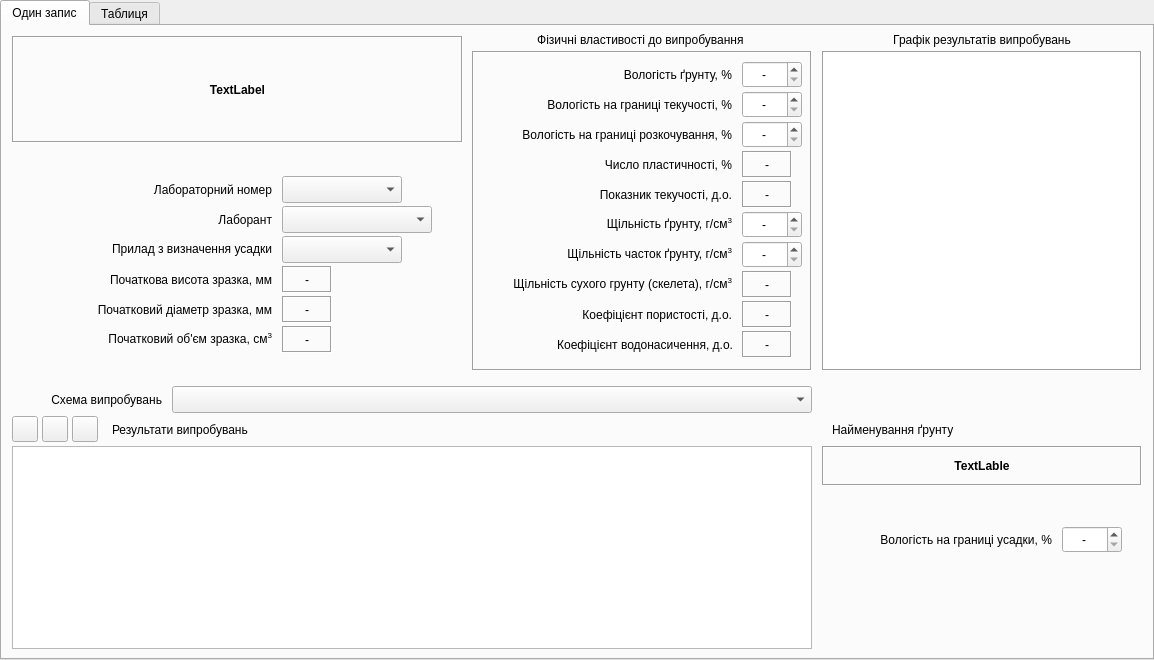
<?xml version="1.0" encoding="UTF-8"?>
<ui version="4.0">
 <class>Usadka_win</class>
 <widget class="QTabWidget" name="Usadka_win">
  <property name="geometry">
   <rect>
    <x>0</x>
    <y>0</y>
    <width>1154</width>
    <height>660</height>
   </rect>
  </property>
  <property name="windowTitle">
   <string>Результати випробувань з визначення характеристик усадки грунту</string>
  </property>
  <property name="windowIcon">
   <iconset>
    <normaloff>../icons/16x16/applications-engineering.png</normaloff>../icons/16x16/applications-engineering.png</iconset>
  </property>
  <property name="locale">
   <locale language="Ukrainian" country="Ukraine"/>
  </property>
  <property name="currentIndex">
   <number>0</number>
  </property>
  <property name="tabsClosable">
   <bool>false</bool>
  </property>
  <property name="movable">
   <bool>false</bool>
  </property>
  <widget class="QWidget" name="tab">
   <attribute name="title">
    <string>Один запис</string>
   </attribute>
   <widget class="QLabel" name="label">
    <property name="enabled">
     <bool>true</bool>
    </property>
    <property name="geometry">
     <rect>
      <x>10</x>
      <y>10</y>
      <width>451</width>
      <height>107</height>
     </rect>
    </property>
    <property name="font">
     <font>
      <weight>75</weight>
      <bold>true</bold>
     </font>
    </property>
    <property name="frameShape">
     <enum>QFrame::Box</enum>
    </property>
    <property name="frameShadow">
     <enum>QFrame::Sunken</enum>
    </property>
    <property name="text">
     <string>TextLabel</string>
    </property>
    <property name="alignment">
     <set>Qt::AlignCenter</set>
    </property>
    <property name="wordWrap">
     <bool>true</bool>
    </property>
   </widget>
   <widget class="QLabel" name="label_19">
    <property name="geometry">
     <rect>
      <x>110</x>
      <y>390</y>
      <width>171</width>
      <height>27</height>
     </rect>
    </property>
    <property name="text">
     <string>Результати випробувань</string>
    </property>
    <property name="alignment">
     <set>Qt::AlignLeading|Qt::AlignLeft|Qt::AlignVCenter</set>
    </property>
   </widget>
   <widget class="QLabel" name="label_20">
    <property name="geometry">
     <rect>
      <x>10</x>
      <y>150</y>
      <width>260</width>
      <height>27</height>
     </rect>
    </property>
    <property name="sizePolicy">
     <sizepolicy hsizetype="Preferred" vsizetype="Preferred">
      <horstretch>0</horstretch>
      <verstretch>0</verstretch>
     </sizepolicy>
    </property>
    <property name="text">
     <string>Лабораторний номер</string>
    </property>
    <property name="alignment">
     <set>Qt::AlignRight|Qt::AlignTrailing|Qt::AlignVCenter</set>
    </property>
   </widget>
   <widget class="QComboBox" name="comboBox">
    <property name="geometry">
     <rect>
      <x>280</x>
      <y>150</y>
      <width>120</width>
      <height>27</height>
     </rect>
    </property>
   </widget>
   <widget class="QFrame" name="frame_3">
    <property name="geometry">
     <rect>
      <x>470</x>
      <y>25</y>
      <width>340</width>
      <height>320</height>
     </rect>
    </property>
    <property name="frameShape">
     <enum>QFrame::Box</enum>
    </property>
    <property name="frameShadow">
     <enum>QFrame::Sunken</enum>
    </property>
    <widget class="QLabel" name="label_11">
     <property name="geometry">
      <rect>
       <x>270</x>
       <y>220</y>
       <width>50</width>
       <height>27</height>
      </rect>
     </property>
     <property name="font">
      <font>
       <weight>50</weight>
       <bold>false</bold>
      </font>
     </property>
     <property name="frameShape">
      <enum>QFrame::Box</enum>
     </property>
     <property name="frameShadow">
      <enum>QFrame::Sunken</enum>
     </property>
     <property name="text">
      <string>-</string>
     </property>
     <property name="alignment">
      <set>Qt::AlignCenter</set>
     </property>
     <property name="margin">
      <number>0</number>
     </property>
     <property name="indent">
      <number>-1</number>
     </property>
    </widget>
    <widget class="QLabel" name="label_23">
     <property name="geometry">
      <rect>
       <x>10</x>
       <y>250</y>
       <width>250</width>
       <height>27</height>
      </rect>
     </property>
     <property name="text">
      <string>Коефіцієнт пористості, д.о.</string>
     </property>
     <property name="alignment">
      <set>Qt::AlignRight|Qt::AlignTrailing|Qt::AlignVCenter</set>
     </property>
     <property name="wordWrap">
      <bool>true</bool>
     </property>
    </widget>
    <widget class="QLabel" name="label_27">
     <property name="geometry">
      <rect>
       <x>10</x>
       <y>220</y>
       <width>250</width>
       <height>27</height>
      </rect>
     </property>
     <property name="text">
      <string>&lt;html&gt;&lt;head/&gt;&lt;body&gt;&lt;p&gt;Щiльнiсть сухого грунту (скелета), г/см&lt;span style=&quot; vertical-align:super;&quot;&gt;3&lt;/span&gt;&lt;/p&gt;&lt;/body&gt;&lt;/html&gt;</string>
     </property>
     <property name="alignment">
      <set>Qt::AlignRight|Qt::AlignTrailing|Qt::AlignVCenter</set>
     </property>
     <property name="wordWrap">
      <bool>true</bool>
     </property>
    </widget>
    <widget class="QLabel" name="label_12">
     <property name="geometry">
      <rect>
       <x>270</x>
       <y>250</y>
       <width>50</width>
       <height>27</height>
      </rect>
     </property>
     <property name="font">
      <font>
       <weight>50</weight>
       <bold>false</bold>
      </font>
     </property>
     <property name="frameShape">
      <enum>QFrame::Box</enum>
     </property>
     <property name="frameShadow">
      <enum>QFrame::Sunken</enum>
     </property>
     <property name="text">
      <string>-</string>
     </property>
     <property name="alignment">
      <set>Qt::AlignCenter</set>
     </property>
     <property name="margin">
      <number>0</number>
     </property>
     <property name="indent">
      <number>-1</number>
     </property>
    </widget>
    <widget class="QDoubleSpinBox" name="doubleSpinBox_3">
     <property name="geometry">
      <rect>
       <x>270</x>
       <y>70</y>
       <width>60</width>
       <height>27</height>
      </rect>
     </property>
     <property name="alignment">
      <set>Qt::AlignCenter</set>
     </property>
     <property name="specialValueText">
      <string>-</string>
     </property>
     <property name="decimals">
      <number>1</number>
     </property>
     <property name="maximum">
      <double>999.000000000000000</double>
     </property>
     <property name="singleStep">
      <double>0.100000000000000</double>
     </property>
    </widget>
    <widget class="QLabel" name="label_3">
     <property name="geometry">
      <rect>
       <x>10</x>
       <y>10</y>
       <width>250</width>
       <height>27</height>
      </rect>
     </property>
     <property name="text">
      <string>Вологість ґрунту, %</string>
     </property>
     <property name="alignment">
      <set>Qt::AlignRight|Qt::AlignTrailing|Qt::AlignVCenter</set>
     </property>
    </widget>
    <widget class="QDoubleSpinBox" name="doubleSpinBox">
     <property name="geometry">
      <rect>
       <x>270</x>
       <y>10</y>
       <width>60</width>
       <height>27</height>
      </rect>
     </property>
     <property name="wrapping">
      <bool>false</bool>
     </property>
     <property name="alignment">
      <set>Qt::AlignCenter</set>
     </property>
     <property name="specialValueText">
      <string>-</string>
     </property>
     <property name="decimals">
      <number>1</number>
     </property>
     <property name="maximum">
      <double>999.000000000000000</double>
     </property>
     <property name="singleStep">
      <double>0.100000000000000</double>
     </property>
     <property name="value">
      <double>0.000000000000000</double>
     </property>
    </widget>
    <widget class="QDoubleSpinBox" name="doubleSpinBox_2">
     <property name="geometry">
      <rect>
       <x>270</x>
       <y>40</y>
       <width>60</width>
       <height>27</height>
      </rect>
     </property>
     <property name="alignment">
      <set>Qt::AlignCenter</set>
     </property>
     <property name="specialValueText">
      <string>-</string>
     </property>
     <property name="decimals">
      <number>1</number>
     </property>
     <property name="maximum">
      <double>999.000000000000000</double>
     </property>
     <property name="singleStep">
      <double>0.100000000000000</double>
     </property>
    </widget>
    <widget class="QLabel" name="label_6">
     <property name="geometry">
      <rect>
       <x>10</x>
       <y>40</y>
       <width>250</width>
       <height>27</height>
      </rect>
     </property>
     <property name="text">
      <string>Вологість на границi текучостi, %</string>
     </property>
     <property name="alignment">
      <set>Qt::AlignRight|Qt::AlignTrailing|Qt::AlignVCenter</set>
     </property>
    </widget>
    <widget class="QLabel" name="label_7">
     <property name="geometry">
      <rect>
       <x>10</x>
       <y>70</y>
       <width>250</width>
       <height>27</height>
      </rect>
     </property>
     <property name="text">
      <string>Вологість на границi розкочування, %</string>
     </property>
     <property name="alignment">
      <set>Qt::AlignRight|Qt::AlignTrailing|Qt::AlignVCenter</set>
     </property>
    </widget>
    <widget class="QDoubleSpinBox" name="doubleSpinBox_5">
     <property name="geometry">
      <rect>
       <x>270</x>
       <y>190</y>
       <width>60</width>
       <height>27</height>
      </rect>
     </property>
     <property name="alignment">
      <set>Qt::AlignCenter</set>
     </property>
     <property name="specialValueText">
      <string>-</string>
     </property>
     <property name="maximum">
      <double>5.000000000000000</double>
     </property>
     <property name="singleStep">
      <double>0.010000000000000</double>
     </property>
    </widget>
    <widget class="QLabel" name="label_4">
     <property name="geometry">
      <rect>
       <x>10</x>
       <y>160</y>
       <width>250</width>
       <height>27</height>
      </rect>
     </property>
     <property name="text">
      <string>&lt;html&gt;&lt;head/&gt;&lt;body&gt;&lt;p&gt;Щільність ґрунту, г/см&lt;span style=&quot; vertical-align:super;&quot;&gt;3&lt;/span&gt;&lt;/p&gt;&lt;/body&gt;&lt;/html&gt;</string>
     </property>
     <property name="alignment">
      <set>Qt::AlignRight|Qt::AlignTrailing|Qt::AlignVCenter</set>
     </property>
    </widget>
    <widget class="QLabel" name="label_5">
     <property name="geometry">
      <rect>
       <x>10</x>
       <y>190</y>
       <width>250</width>
       <height>27</height>
      </rect>
     </property>
     <property name="text">
      <string>&lt;html&gt;&lt;head/&gt;&lt;body&gt;&lt;p&gt;Щiльнiсть часток ґрунту, г/см&lt;span style=&quot; vertical-align:super;&quot;&gt;3&lt;/span&gt;&lt;/p&gt;&lt;/body&gt;&lt;/html&gt;</string>
     </property>
     <property name="alignment">
      <set>Qt::AlignRight|Qt::AlignTrailing|Qt::AlignVCenter</set>
     </property>
    </widget>
    <widget class="QDoubleSpinBox" name="doubleSpinBox_4">
     <property name="geometry">
      <rect>
       <x>270</x>
       <y>160</y>
       <width>60</width>
       <height>27</height>
      </rect>
     </property>
     <property name="alignment">
      <set>Qt::AlignCenter</set>
     </property>
     <property name="specialValueText">
      <string>-</string>
     </property>
     <property name="maximum">
      <double>5.000000000000000</double>
     </property>
     <property name="singleStep">
      <double>0.010000000000000</double>
     </property>
    </widget>
    <widget class="QLabel" name="label_10">
     <property name="geometry">
      <rect>
       <x>270</x>
       <y>130</y>
       <width>50</width>
       <height>27</height>
      </rect>
     </property>
     <property name="font">
      <font>
       <weight>50</weight>
       <bold>false</bold>
      </font>
     </property>
     <property name="frameShape">
      <enum>QFrame::Box</enum>
     </property>
     <property name="frameShadow">
      <enum>QFrame::Sunken</enum>
     </property>
     <property name="text">
      <string>-</string>
     </property>
     <property name="alignment">
      <set>Qt::AlignCenter</set>
     </property>
     <property name="margin">
      <number>0</number>
     </property>
     <property name="indent">
      <number>-1</number>
     </property>
    </widget>
    <widget class="QLabel" name="label_25">
     <property name="geometry">
      <rect>
       <x>10</x>
       <y>130</y>
       <width>250</width>
       <height>27</height>
      </rect>
     </property>
     <property name="text">
      <string>Показник текучостi, д.о.</string>
     </property>
     <property name="alignment">
      <set>Qt::AlignRight|Qt::AlignTrailing|Qt::AlignVCenter</set>
     </property>
     <property name="wordWrap">
      <bool>true</bool>
     </property>
    </widget>
    <widget class="QLabel" name="label_24">
     <property name="geometry">
      <rect>
       <x>10</x>
       <y>100</y>
       <width>250</width>
       <height>27</height>
      </rect>
     </property>
     <property name="text">
      <string>Число пластичностi, %</string>
     </property>
     <property name="alignment">
      <set>Qt::AlignRight|Qt::AlignTrailing|Qt::AlignVCenter</set>
     </property>
     <property name="wordWrap">
      <bool>true</bool>
     </property>
    </widget>
    <widget class="QLabel" name="label_9">
     <property name="geometry">
      <rect>
       <x>270</x>
       <y>100</y>
       <width>50</width>
       <height>27</height>
      </rect>
     </property>
     <property name="font">
      <font>
       <weight>50</weight>
       <bold>false</bold>
      </font>
     </property>
     <property name="frameShape">
      <enum>QFrame::Box</enum>
     </property>
     <property name="frameShadow">
      <enum>QFrame::Sunken</enum>
     </property>
     <property name="text">
      <string>-</string>
     </property>
     <property name="alignment">
      <set>Qt::AlignCenter</set>
     </property>
     <property name="margin">
      <number>0</number>
     </property>
     <property name="indent">
      <number>-1</number>
     </property>
    </widget>
    <widget class="QLabel" name="label_34">
     <property name="geometry">
      <rect>
       <x>270</x>
       <y>280</y>
       <width>50</width>
       <height>27</height>
      </rect>
     </property>
     <property name="font">
      <font>
       <weight>50</weight>
       <bold>false</bold>
      </font>
     </property>
     <property name="frameShape">
      <enum>QFrame::Box</enum>
     </property>
     <property name="frameShadow">
      <enum>QFrame::Sunken</enum>
     </property>
     <property name="text">
      <string>-</string>
     </property>
     <property name="alignment">
      <set>Qt::AlignCenter</set>
     </property>
     <property name="margin">
      <number>0</number>
     </property>
     <property name="indent">
      <number>-1</number>
     </property>
    </widget>
    <widget class="QLabel" name="label_26">
     <property name="geometry">
      <rect>
       <x>10</x>
       <y>280</y>
       <width>251</width>
       <height>27</height>
      </rect>
     </property>
     <property name="text">
      <string>Коефіцієнт водонасичення, д.о.</string>
     </property>
     <property name="alignment">
      <set>Qt::AlignRight|Qt::AlignTrailing|Qt::AlignVCenter</set>
     </property>
     <property name="wordWrap">
      <bool>true</bool>
     </property>
    </widget>
   </widget>
   <widget class="QLabel" name="label_35">
    <property name="geometry">
     <rect>
      <x>470</x>
      <y>5</y>
      <width>340</width>
      <height>17</height>
     </rect>
    </property>
    <property name="text">
     <string>Фізичні властивості до випробування </string>
    </property>
    <property name="alignment">
     <set>Qt::AlignCenter</set>
    </property>
   </widget>
   <widget class="QLabel" name="label_17">
    <property name="geometry">
     <rect>
      <x>10</x>
      <y>240</y>
      <width>260</width>
      <height>27</height>
     </rect>
    </property>
    <property name="text">
     <string>Початкова висота зразка, мм</string>
    </property>
    <property name="alignment">
     <set>Qt::AlignRight|Qt::AlignTrailing|Qt::AlignVCenter</set>
    </property>
   </widget>
   <widget class="QLabel" name="label_21">
    <property name="geometry">
     <rect>
      <x>10</x>
      <y>270</y>
      <width>260</width>
      <height>27</height>
     </rect>
    </property>
    <property name="text">
     <string>Початковий діаметр зразка, мм</string>
    </property>
    <property name="alignment">
     <set>Qt::AlignRight|Qt::AlignTrailing|Qt::AlignVCenter</set>
    </property>
   </widget>
   <widget class="QLabel" name="label_22">
    <property name="geometry">
     <rect>
      <x>10</x>
      <y>210</y>
      <width>260</width>
      <height>27</height>
     </rect>
    </property>
    <property name="text">
     <string>&lt;html&gt;&lt;head/&gt;&lt;body&gt;&lt;p&gt;Прилад з визначення усадки&lt;/p&gt;&lt;/body&gt;&lt;/html&gt;</string>
    </property>
    <property name="alignment">
     <set>Qt::AlignRight|Qt::AlignTrailing|Qt::AlignVCenter</set>
    </property>
   </widget>
   <widget class="QComboBox" name="comboBox_2">
    <property name="geometry">
     <rect>
      <x>280</x>
      <y>210</y>
      <width>120</width>
      <height>27</height>
     </rect>
    </property>
   </widget>
   <widget class="QLabel" name="label_36">
    <property name="geometry">
     <rect>
      <x>10</x>
      <y>360</y>
      <width>150</width>
      <height>27</height>
     </rect>
    </property>
    <property name="text">
     <string>Схема випробувань</string>
    </property>
    <property name="alignment">
     <set>Qt::AlignRight|Qt::AlignTrailing|Qt::AlignVCenter</set>
    </property>
   </widget>
   <widget class="QComboBox" name="comboBox_3">
    <property name="geometry">
     <rect>
      <x>170</x>
      <y>360</y>
      <width>640</width>
      <height>27</height>
     </rect>
    </property>
   </widget>
   <widget class="QToolButton" name="toolButton_1">
    <property name="geometry">
     <rect>
      <x>10</x>
      <y>390</y>
      <width>26</width>
      <height>26</height>
     </rect>
    </property>
    <property name="toolTip">
     <string>Додати один рядок до таблиці</string>
    </property>
    <property name="statusTip">
     <string>Додавання одного рядка до таблиці результатів випробувань</string>
    </property>
    <property name="text">
     <string/>
    </property>
    <property name="icon">
     <iconset>
      <normaloff>../icons/16x16/list-add.png</normaloff>../icons/16x16/list-add.png</iconset>
    </property>
   </widget>
   <widget class="QToolButton" name="toolButton_2">
    <property name="geometry">
     <rect>
      <x>40</x>
      <y>390</y>
      <width>26</width>
      <height>26</height>
     </rect>
    </property>
    <property name="toolTip">
     <string>Вилучити поточний рядок з таблиці</string>
    </property>
    <property name="statusTip">
     <string>Вилучення поточного рядка з таблиці результатів випробувань</string>
    </property>
    <property name="text">
     <string/>
    </property>
    <property name="icon">
     <iconset>
      <normaloff>../icons/16x16/list-remove.png</normaloff>../icons/16x16/list-remove.png</iconset>
    </property>
   </widget>
   <widget class="QTableView" name="tableRezultUsadka">
    <property name="geometry">
     <rect>
      <x>10</x>
      <y>420</y>
      <width>800</width>
      <height>203</height>
     </rect>
    </property>
    <property name="frameShadow">
     <enum>QFrame::Sunken</enum>
    </property>
    <attribute name="verticalHeaderMinimumSectionSize">
     <number>25</number>
    </attribute>
    <attribute name="verticalHeaderDefaultSectionSize">
     <number>25</number>
    </attribute>
   </widget>
   <widget class="QToolButton" name="toolButton">
    <property name="geometry">
     <rect>
      <x>70</x>
      <y>390</y>
      <width>26</width>
      <height>26</height>
     </rect>
    </property>
    <property name="toolTip">
     <string>Розрахувати характеристики усадки грунту</string>
    </property>
    <property name="statusTip">
     <string>Розрахувати характеристики усадки грунту</string>
    </property>
    <property name="text">
     <string/>
    </property>
    <property name="icon">
     <iconset>
      <normaloff>../icons/16x16/accessories-calculator.png</normaloff>../icons/16x16/accessories-calculator.png</iconset>
    </property>
   </widget>
   <widget class="QGraphicsView" name="graphicsView">
    <property name="geometry">
     <rect>
      <x>820</x>
      <y>25</y>
      <width>320</width>
      <height>320</height>
     </rect>
    </property>
    <property name="frameShape">
     <enum>QFrame::Box</enum>
    </property>
   </widget>
   <widget class="QLabel" name="label_2">
    <property name="geometry">
     <rect>
      <x>820</x>
      <y>5</y>
      <width>320</width>
      <height>17</height>
     </rect>
    </property>
    <property name="text">
     <string>Графік результатів випробувань</string>
    </property>
    <property name="alignment">
     <set>Qt::AlignCenter</set>
    </property>
   </widget>
   <widget class="QComboBox" name="comboBox_4">
    <property name="geometry">
     <rect>
      <x>280</x>
      <y>180</y>
      <width>150</width>
      <height>27</height>
     </rect>
    </property>
   </widget>
   <widget class="QLabel" name="label_48">
    <property name="geometry">
     <rect>
      <x>10</x>
      <y>180</y>
      <width>260</width>
      <height>27</height>
     </rect>
    </property>
    <property name="sizePolicy">
     <sizepolicy hsizetype="Preferred" vsizetype="Preferred">
      <horstretch>0</horstretch>
      <verstretch>0</verstretch>
     </sizepolicy>
    </property>
    <property name="text">
     <string>Лаборант</string>
    </property>
    <property name="alignment">
     <set>Qt::AlignRight|Qt::AlignTrailing|Qt::AlignVCenter</set>
    </property>
   </widget>
   <widget class="QLabel" name="label_8">
    <property name="geometry">
     <rect>
      <x>830</x>
      <y>390</y>
      <width>150</width>
      <height>27</height>
     </rect>
    </property>
    <property name="text">
     <string>Найменування ґрунту</string>
    </property>
    <property name="alignment">
     <set>Qt::AlignLeading|Qt::AlignLeft|Qt::AlignVCenter</set>
    </property>
   </widget>
   <widget class="QLabel" name="label_18">
    <property name="geometry">
     <rect>
      <x>820</x>
      <y>420</y>
      <width>320</width>
      <height>40</height>
     </rect>
    </property>
    <property name="font">
     <font>
      <weight>75</weight>
      <bold>true</bold>
     </font>
    </property>
    <property name="frameShape">
     <enum>QFrame::Box</enum>
    </property>
    <property name="frameShadow">
     <enum>QFrame::Sunken</enum>
    </property>
    <property name="text">
     <string>TextLable</string>
    </property>
    <property name="alignment">
     <set>Qt::AlignCenter</set>
    </property>
    <property name="wordWrap">
     <bool>true</bool>
    </property>
   </widget>
   <widget class="QLabel" name="label_28">
    <property name="geometry">
     <rect>
      <x>839</x>
      <y>500</y>
      <width>211</width>
      <height>27</height>
     </rect>
    </property>
    <property name="text">
     <string>Вологість на границі усадки, %</string>
    </property>
    <property name="alignment">
     <set>Qt::AlignRight|Qt::AlignTrailing|Qt::AlignVCenter</set>
    </property>
    <property name="wordWrap">
     <bool>true</bool>
    </property>
   </widget>
   <widget class="QLabel" name="label_38">
    <property name="geometry">
     <rect>
      <x>280</x>
      <y>270</y>
      <width>50</width>
      <height>27</height>
     </rect>
    </property>
    <property name="font">
     <font>
      <weight>50</weight>
      <bold>false</bold>
     </font>
    </property>
    <property name="frameShape">
     <enum>QFrame::Box</enum>
    </property>
    <property name="frameShadow">
     <enum>QFrame::Sunken</enum>
    </property>
    <property name="text">
     <string>-</string>
    </property>
    <property name="alignment">
     <set>Qt::AlignCenter</set>
    </property>
    <property name="margin">
     <number>0</number>
    </property>
    <property name="indent">
     <number>-1</number>
    </property>
   </widget>
   <widget class="QLabel" name="label_13">
    <property name="geometry">
     <rect>
      <x>280</x>
      <y>240</y>
      <width>50</width>
      <height>27</height>
     </rect>
    </property>
    <property name="font">
     <font>
      <weight>50</weight>
      <bold>false</bold>
     </font>
    </property>
    <property name="frameShape">
     <enum>QFrame::Box</enum>
    </property>
    <property name="frameShadow">
     <enum>QFrame::Sunken</enum>
    </property>
    <property name="text">
     <string>-</string>
    </property>
    <property name="alignment">
     <set>Qt::AlignCenter</set>
    </property>
    <property name="margin">
     <number>0</number>
    </property>
    <property name="indent">
     <number>-1</number>
    </property>
   </widget>
   <widget class="QLabel" name="label_29">
    <property name="geometry">
     <rect>
      <x>10</x>
      <y>300</y>
      <width>260</width>
      <height>27</height>
     </rect>
    </property>
    <property name="text">
     <string>&lt;html&gt;&lt;head/&gt;&lt;body&gt;&lt;p&gt;Початковий об'єм зразка, см&lt;span style=&quot; vertical-align:super;&quot;&gt;3&lt;/span&gt;&lt;/p&gt;&lt;/body&gt;&lt;/html&gt;</string>
    </property>
    <property name="alignment">
     <set>Qt::AlignRight|Qt::AlignTrailing|Qt::AlignVCenter</set>
    </property>
   </widget>
   <widget class="QLabel" name="label_39">
    <property name="geometry">
     <rect>
      <x>280</x>
      <y>300</y>
      <width>50</width>
      <height>27</height>
     </rect>
    </property>
    <property name="font">
     <font>
      <weight>50</weight>
      <bold>false</bold>
     </font>
    </property>
    <property name="frameShape">
     <enum>QFrame::Box</enum>
    </property>
    <property name="frameShadow">
     <enum>QFrame::Sunken</enum>
    </property>
    <property name="text">
     <string>-</string>
    </property>
    <property name="alignment">
     <set>Qt::AlignCenter</set>
    </property>
    <property name="margin">
     <number>0</number>
    </property>
    <property name="indent">
     <number>-1</number>
    </property>
   </widget>
   <widget class="QDoubleSpinBox" name="doubleSpinBox_6">
    <property name="geometry">
     <rect>
      <x>1060</x>
      <y>500</y>
      <width>60</width>
      <height>27</height>
     </rect>
    </property>
    <property name="wrapping">
     <bool>false</bool>
    </property>
    <property name="alignment">
     <set>Qt::AlignCenter</set>
    </property>
    <property name="specialValueText">
     <string>-</string>
    </property>
    <property name="decimals">
     <number>1</number>
    </property>
    <property name="maximum">
     <double>999.000000000000000</double>
    </property>
    <property name="singleStep">
     <double>0.100000000000000</double>
    </property>
    <property name="value">
     <double>0.000000000000000</double>
    </property>
   </widget>
   <zorder>tableRezultUsadka</zorder>
   <zorder>label</zorder>
   <zorder>label_19</zorder>
   <zorder>label_20</zorder>
   <zorder>comboBox</zorder>
   <zorder>frame_3</zorder>
   <zorder>label_35</zorder>
   <zorder>label_17</zorder>
   <zorder>label_21</zorder>
   <zorder>label_22</zorder>
   <zorder>comboBox_2</zorder>
   <zorder>label_36</zorder>
   <zorder>comboBox_3</zorder>
   <zorder>toolButton_1</zorder>
   <zorder>toolButton_2</zorder>
   <zorder>toolButton</zorder>
   <zorder>graphicsView</zorder>
   <zorder>label_2</zorder>
   <zorder>comboBox_4</zorder>
   <zorder>label_48</zorder>
   <zorder>label_8</zorder>
   <zorder>label_18</zorder>
   <zorder>label_28</zorder>
   <zorder>label_38</zorder>
   <zorder>label_13</zorder>
   <zorder>label_29</zorder>
   <zorder>label_39</zorder>
   <zorder>doubleSpinBox_6</zorder>
  </widget>
  <widget class="QWidget" name="tab">
   <attribute name="title">
    <string>Таблиця</string>
   </attribute>
   <layout class="QGridLayout" name="gridLayout">
    <item row="0" column="0">
     <widget class="QTableView" name="tableUsadka">
      <property name="frameShape">
       <enum>QFrame::StyledPanel</enum>
      </property>
      <property name="autoScroll">
       <bool>true</bool>
      </property>
     </widget>
    </item>
   </layout>
  </widget>
 </widget>
 <tabstops>
  <tabstop>comboBox</tabstop>
  <tabstop>comboBox_4</tabstop>
  <tabstop>comboBox_2</tabstop>
  <tabstop>comboBox_3</tabstop>
  <tabstop>doubleSpinBox</tabstop>
  <tabstop>doubleSpinBox_2</tabstop>
  <tabstop>doubleSpinBox_3</tabstop>
  <tabstop>doubleSpinBox_4</tabstop>
  <tabstop>doubleSpinBox_5</tabstop>
  <tabstop>tableRezultUsadka</tabstop>
  <tabstop>toolButton_1</tabstop>
  <tabstop>toolButton_2</tabstop>
  <tabstop>toolButton</tabstop>
  <tabstop>graphicsView</tabstop>
  <tabstop>doubleSpinBox_6</tabstop>
  <tabstop>tableUsadka</tabstop>
 </tabstops>
 <resources/>
 <connections/>
</ui>
